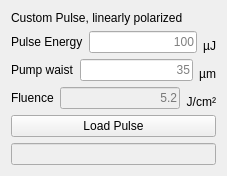
        <widget class="QWidget" name="CustomPulse">
         <attribute name="title">
          <string>Custom Pulse</string>
         </attribute>
         <layout class="QVBoxLayout" name="verticalLayout_10">
          <item>
           <widget class="QLabel" name="label_37">
            <property name="text">
             <string>Custom Pulse, linearly polarized</string>
            </property>
           </widget>
          </item>
          <item>
           <layout class="QHBoxLayout" name="horizontalLayout_29">
            <item>
             <widget class="QLabel" name="label_52">
              <property name="toolTip">
               <string>&lt;html&gt;&lt;head/&gt;&lt;body&gt;&lt;p&gt;Pulse duration, Full width at half max.&lt;/p&gt;&lt;p&gt;You are allowed to use scientific notation. E.g. setting the duration to 1e6 fs would set the pulse duration to 1 ns, and you would be simulating adiabatic alignment.&lt;/p&gt;&lt;p&gt;When doing so, it is very advantageous to lower the basis size drastically.&lt;/p&gt;&lt;/body&gt;&lt;/html&gt;</string>
              </property>
              <property name="text">
               <string>Pulse Energy</string>
              </property>
             </widget>
            </item>
            <item>
             <widget class="QLineEdit" name="pulseEnergy_2">
              <property name="toolTip">
               <string>Kick (or pump) pulse</string>
              </property>
              <property name="statusTip">
               <string>Kick pulse intensity</string>
              </property>
              <property name="text">
               <string/>
              </property>
              <property name="alignment">
               <set>Qt::AlignmentFlag::AlignRight|Qt::AlignmentFlag::AlignTrailing|Qt::AlignmentFlag::AlignVCenter</set>
              </property>
              <property name="placeholderText">
               <string>100</string>
              </property>
             </widget>
            </item>
            <item>
             <widget class="QLabel" name="label_61">
              <property name="text">
               <string>µJ</string>
              </property>
              <property name="alignment">
               <set>Qt::AlignmentFlag::AlignBottom|Qt::AlignmentFlag::AlignRight|Qt::AlignmentFlag::AlignTrailing</set>
              </property>
             </widget>
            </item>
           </layout>
          </item>
          <item>
           <layout class="QHBoxLayout" name="horizontalLayout_30">
            <item>
             <widget class="QLabel" name="label_62">
              <property name="toolTip">
               <string>&lt;html&gt;&lt;head/&gt;&lt;body&gt;&lt;p&gt;Spot size of the pump (or kick) pulse&lt;/p&gt;&lt;/body&gt;&lt;/html&gt;</string>
              </property>
              <property name="text">
               <string>Pump waist</string>
              </property>
             </widget>
            </item>
            <item>
             <widget class="QLineEdit" name="pumpWaist_2">
              <property name="toolTip">
               <string>&lt;html&gt;&lt;head/&gt;&lt;body&gt;&lt;p&gt;Spot size of the pump (or kick) pulse&lt;/p&gt;&lt;/body&gt;&lt;/html&gt;</string>
              </property>
              <property name="text">
               <string/>
              </property>
              <property name="alignment">
               <set>Qt::AlignmentFlag::AlignRight|Qt::AlignmentFlag::AlignTrailing|Qt::AlignmentFlag::AlignVCenter</set>
              </property>
              <property name="placeholderText">
               <string>35</string>
              </property>
             </widget>
            </item>
            <item>
             <widget class="QLabel" name="label_59">
              <property name="text">
               <string>µm</string>
              </property>
              <property name="alignment">
               <set>Qt::AlignmentFlag::AlignBottom|Qt::AlignmentFlag::AlignRight|Qt::AlignmentFlag::AlignTrailing</set>
              </property>
             </widget>
            </item>
           </layout>
          </item>
          <item>
           <layout class="QHBoxLayout" name="horizontalLayout_31">
            <item>
             <widget class="QLabel" name="label_49">
              <property name="toolTip">
               <string>Kick (or pump) pulse</string>
              </property>
              <property name="statusTip">
               <string>Kick pulse intensity</string>
              </property>
              <property name="text">
               <string>Fluence</string>
              </property>
             </widget>
            </item>
            <item>
             <widget class="QLineEdit" name="pulseFluence_2">
              <property name="enabled">
               <bool>false</bool>
              </property>
              <property name="toolTip">
               <string>Kick (or pump) pulse</string>
              </property>
              <property name="statusTip">
               <string>Kick pulse intensity</string>
              </property>
              <property name="text">
               <string/>
              </property>
              <property name="alignment">
               <set>Qt::AlignmentFlag::AlignRight|Qt::AlignmentFlag::AlignTrailing|Qt::AlignmentFlag::AlignVCenter</set>
              </property>
              <property name="placeholderText">
               <string>5.2</string>
              </property>
             </widget>
            </item>
            <item>
             <widget class="QLabel" name="label_57">
              <property name="text">
               <string>J/cm²</string>
              </property>
              <property name="alignment">
               <set>Qt::AlignmentFlag::AlignBottom|Qt::AlignmentFlag::AlignRight|Qt::AlignmentFlag::AlignTrailing</set>
              </property>
             </widget>
            </item>
           </layout>
          </item>
          <item>
           <widget class="QPushButton" name="loadpulse">
            <property name="text">
             <string>Load Pulse</string>
            </property>
           </widget>
          </item>
          <item>
           <widget class="QLineEdit" name="currentFile">
            <property name="enabled">
             <bool>false</bool>
            </property>
            <property name="toolTip">
             <string>&lt;html&gt;&lt;head/&gt;&lt;body&gt;&lt;p&gt;Spot size of the pump (or kick) pulse&lt;/p&gt;&lt;/body&gt;&lt;/html&gt;</string>
            </property>
            <property name="text">
             <string/>
            </property>
            <property name="alignment">
             <set>Qt::AlignmentFlag::AlignRight|Qt::AlignmentFlag::AlignTrailing|Qt::AlignmentFlag::AlignVCenter</set>
            </property>
            <property name="placeholderText">
             <string/>
            </property>
           </widget>
          </item>
         </layout>
        </widget>
